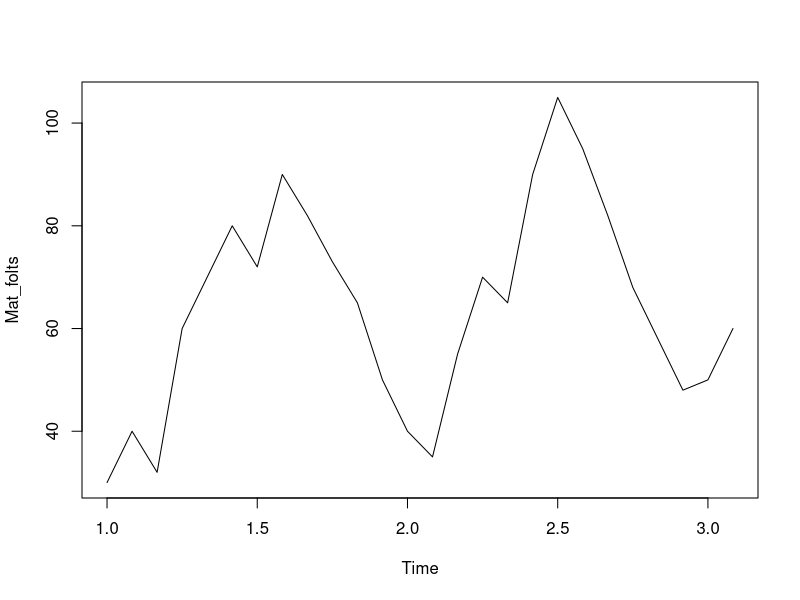
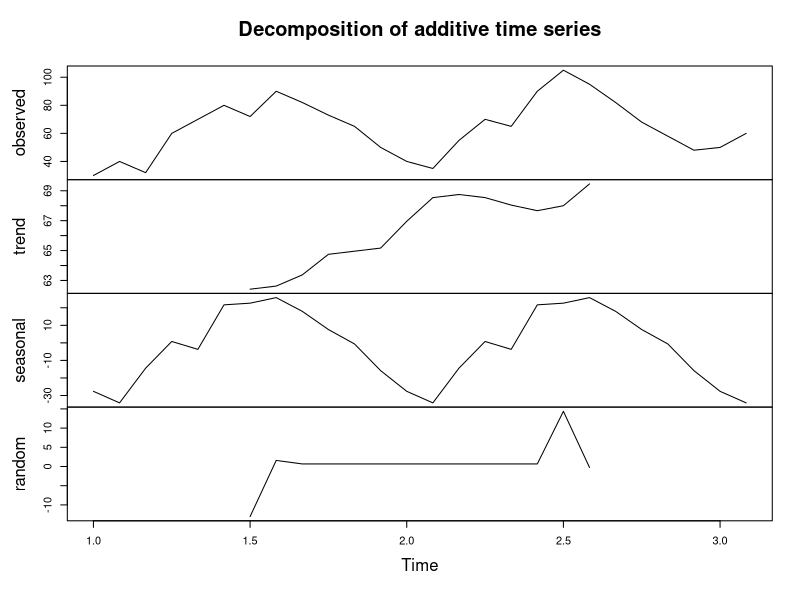
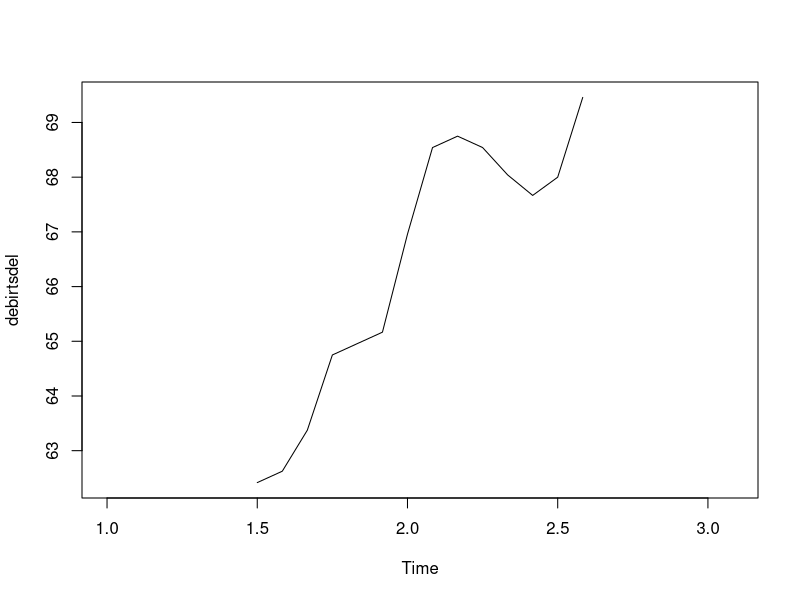

Recreate these plots in R, in order. (Note: this script raises an error after producing the figures.)
#time series of Obstetric follow

library(forecast)

setwd("D:/R test")
Mat_fol=read.csv('ts-mas12-bak.csv')

Mat_fol=Mat_fol[,-1]

summary(Mat_fol)
names(Mat_fol)
Mat_fol

Mat_folts=ts(Mat_fol,frequency =12)
plot.ts(Mat_folts)
Mat_folts
#Mat_folts=ts(Mat_fol)
#plot(Mat_fol)

#decompose random seasonal trend
debirts=decompose(Mat_folts)
debirts$seasonal
plot(debirts)

#del seasonal and random factor
debirtsdel=Mat_fol-debirts$seasonal-debirts$random
plot(debirtsdel)

#forecast

Forecast=forecast.HoltWinters(Mat_folts,h=12)
plot(Forecast)

tsdiag(Mat_fol)
##去平滑时间序???
library(TTR)
Mat_folma=SMA(Mat_folts,n=5)
plot.ts(Mat_folma)
#log for smoonth
logbirthsts=log(Mat_folts)
logbirthsts
plot.ts(logbirthsts)
Forecast=forecast(logbirthsts,h=12)
Forecast=forecast(Mat_folma,h=12)
plot(Forecast)

#“l.start”和“b.start”的参数指定水平和趋势的初始值
#常见的设定水平初始值为时间序列的第一个值（608）
#斜率的初始值则是其第二个值减去第一个值（9）
#Mat_fol_forest=HoltWinters(Mat_folts,gamma = FALSE,l.start = 580,b.start = 10)
Mat_fol_forest=HoltWinters(Mat_folts,gamma = FALSE)
Mat_fol_forest
Mat_fol_forest$SSE
#sse 是误差
Mat_fol_forest$fitted
plot(Mat_fol_forest)
#
fcsthot=forecast(Mat_fol_forest,h=12)
Forecast=forecast:::forecast.HoltWinters(Mat_fol_forest,h=12)
plot(Forecast)
Forecast$residuals
Forecast

#log for smoonth
logMat_fol=log(Mat_folts)
Mat_fol_forest=HoltWinters(logMat_fol,gamma = FALSE,l.start = 580,b.start = 10)
Mat_fol_forest
Mat_fol_forest$SSE
#sse 是误差
Mat_fol_forest$fitted
plot(Mat_fol_forest)



#两个大、小阴影区间分别代表 80,95%的可能性
#lag.max 是预测误差延迟1-20阶的相关图
acf(Forecast$residuals,na.action = na.pass,lag.max = 20)
acf(Forecast,na.action = na.pass,lag.max = 20)
Forecast
plotForecastErrors(Forecast$residuals)
Box.test(Forecast$residuals,lag=20,type = "Ljung-Box")
#P值小???0.05 ，证??? 预测样本内预测误差在1-20阶内???0自相关？？？
#p??? 0.114
pacf(Forecast$residuals,lag.max = 20)
plot.ts(Forecast$residuals)
#residuals 正态分布，且均值为0，则模型不可再优化
hist(Forecast$residuals)
#用图形的方式显示正太分布


# diff 1阶差
bir_dif=diff(Mat_folts,differences = 1)
plot.ts(bir_dif)
#差分后，如不平稳再加1???
ski_dif=diff(Mat_folts,differences = 2)
plot.ts(ski_dif)

#holt 只预测已有时间内的数据，不预测未来数据。forecast 预测将来

auto.arima(Mat_folts)
ski_ari=arima(Mat_folts,order=c(0,1,0))
plot.ts(ski_ari)
ski_ari
ski_ari_fo=forecast(ski_ari)
plot(ski_ari_fo)
Box.test(ski_ari_fo$residuals,lag=20,type = 'Ljung-Box')
hist(ski_ari_fo$residuals)

tsdiag(ski_ari)
#Ljung p 值大于0.1时就是准确的。
